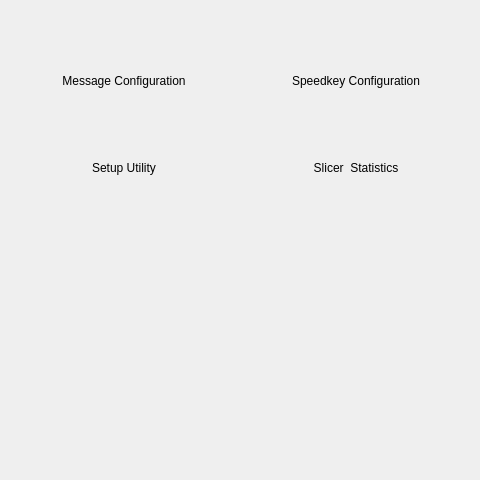
<?xml version="1.0" encoding="UTF-8"?>
<ui version="4.0">
 <class>supervisorMenu</class>
 <widget class="QDialog" name="supervisorMenu">
  <property name="geometry">
   <rect>
    <x>0</x>
    <y>0</y>
    <width>480</width>
    <height>480</height>
   </rect>
  </property>
  <property name="windowTitle">
   <string>Dialog</string>
  </property>
  <layout class="QVBoxLayout" name="verticalLayout_10">
   <item>
    <layout class="QHBoxLayout" name="horizontalLayout">
     <item>
      <layout class="QVBoxLayout" name="verticalLayout_2" stretch="0,0,0,0,0">
       <item>
        <spacer name="verticalSpacer_2">
         <property name="orientation">
          <enum>Qt::Vertical</enum>
         </property>
         <property name="sizeHint" stdset="0">
          <size>
           <width>20</width>
           <height>40</height>
          </size>
         </property>
        </spacer>
       </item>
       <item>
        <widget class="QToolButton" name="alertMsg_lbl">
         <property name="sizePolicy">
          <sizepolicy hsizetype="Minimum" vsizetype="Fixed">
           <horstretch>0</horstretch>
           <verstretch>0</verstretch>
          </sizepolicy>
         </property>
         <property name="font">
          <font>
           <pointsize>9</pointsize>
          </font>
         </property>
         <property name="focusPolicy">
          <enum>Qt::NoFocus</enum>
         </property>
         <property name="text">
          <string>Message Configuration</string>
         </property>
         <property name="icon">
          <iconset resource="resources.qrc">
           <normaloff>:/images/res/alertmessage.png</normaloff>:/images/res/alertmessage.png</iconset>
         </property>
         <property name="iconSize">
          <size>
           <width>100</width>
           <height>100</height>
          </size>
         </property>
         <property name="toolButtonStyle">
          <enum>Qt::ToolButtonTextUnderIcon</enum>
         </property>
         <property name="autoRaise">
          <bool>true</bool>
         </property>
        </widget>
       </item>
       <item>
        <spacer name="verticalSpacer_4">
         <property name="orientation">
          <enum>Qt::Vertical</enum>
         </property>
         <property name="sizeHint" stdset="0">
          <size>
           <width>20</width>
           <height>40</height>
          </size>
         </property>
        </spacer>
       </item>
       <item>
        <widget class="QToolButton" name="setupUtilityBtn">
         <property name="sizePolicy">
          <sizepolicy hsizetype="Minimum" vsizetype="Fixed">
           <horstretch>0</horstretch>
           <verstretch>0</verstretch>
          </sizepolicy>
         </property>
         <property name="font">
          <font>
           <pointsize>9</pointsize>
          </font>
         </property>
         <property name="text">
          <string>Setup Utility</string>
         </property>
         <property name="icon">
          <iconset resource="resources.qrc">
           <normaloff>:/images/res/wrench.png</normaloff>:/images/res/wrench.png</iconset>
         </property>
         <property name="iconSize">
          <size>
           <width>100</width>
           <height>100</height>
          </size>
         </property>
         <property name="toolButtonStyle">
          <enum>Qt::ToolButtonTextUnderIcon</enum>
         </property>
         <property name="autoRaise">
          <bool>true</bool>
         </property>
        </widget>
       </item>
       <item>
        <spacer name="verticalSpacer_3">
         <property name="orientation">
          <enum>Qt::Vertical</enum>
         </property>
         <property name="sizeHint" stdset="0">
          <size>
           <width>20</width>
           <height>40</height>
          </size>
         </property>
        </spacer>
       </item>
      </layout>
     </item>
     <item>
      <layout class="QVBoxLayout" name="verticalLayout_3" stretch="0,0,0,0,0">
       <item>
        <spacer name="verticalSpacer_7">
         <property name="orientation">
          <enum>Qt::Vertical</enum>
         </property>
         <property name="sizeHint" stdset="0">
          <size>
           <width>20</width>
           <height>40</height>
          </size>
         </property>
        </spacer>
       </item>
       <item>
        <widget class="QToolButton" name="speedKeySett_lbl">
         <property name="sizePolicy">
          <sizepolicy hsizetype="Minimum" vsizetype="Fixed">
           <horstretch>0</horstretch>
           <verstretch>0</verstretch>
          </sizepolicy>
         </property>
         <property name="font">
          <font>
           <pointsize>9</pointsize>
          </font>
         </property>
         <property name="focusPolicy">
          <enum>Qt::NoFocus</enum>
         </property>
         <property name="text">
          <string>Speedkey Configuration</string>
         </property>
         <property name="icon">
          <iconset resource="resources.qrc">
           <normaloff>:/images/res/weightsetting.png</normaloff>:/images/res/weightsetting.png</iconset>
         </property>
         <property name="iconSize">
          <size>
           <width>100</width>
           <height>100</height>
          </size>
         </property>
         <property name="toolButtonStyle">
          <enum>Qt::ToolButtonTextUnderIcon</enum>
         </property>
         <property name="autoRaise">
          <bool>true</bool>
         </property>
        </widget>
       </item>
       <item>
        <spacer name="verticalSpacer_9">
         <property name="orientation">
          <enum>Qt::Vertical</enum>
         </property>
         <property name="sizeHint" stdset="0">
          <size>
           <width>20</width>
           <height>40</height>
          </size>
         </property>
        </spacer>
       </item>
       <item>
        <widget class="QToolButton" name="statsButton">
         <property name="sizePolicy">
          <sizepolicy hsizetype="Minimum" vsizetype="Fixed">
           <horstretch>0</horstretch>
           <verstretch>0</verstretch>
          </sizepolicy>
         </property>
         <property name="font">
          <font>
           <pointsize>9</pointsize>
          </font>
         </property>
         <property name="text">
          <string>Slicer  Statistics</string>
         </property>
         <property name="icon">
          <iconset resource="resources.qrc">
           <normaloff>:/images/res/Status.png</normaloff>:/images/res/Status.png</iconset>
         </property>
         <property name="iconSize">
          <size>
           <width>100</width>
           <height>100</height>
          </size>
         </property>
         <property name="toolButtonStyle">
          <enum>Qt::ToolButtonTextUnderIcon</enum>
         </property>
         <property name="autoRaise">
          <bool>true</bool>
         </property>
        </widget>
       </item>
       <item>
        <spacer name="verticalSpacer_8">
         <property name="orientation">
          <enum>Qt::Vertical</enum>
         </property>
         <property name="sizeHint" stdset="0">
          <size>
           <width>20</width>
           <height>40</height>
          </size>
         </property>
        </spacer>
       </item>
      </layout>
     </item>
    </layout>
   </item>
   <item>
    <layout class="QHBoxLayout" name="horizontalLayout_3">
     <item>
      <layout class="QVBoxLayout" name="verticalLayout_27">
       <item>
        <spacer name="verticalSpacer_26">
         <property name="orientation">
          <enum>Qt::Vertical</enum>
         </property>
         <property name="sizeHint" stdset="0">
          <size>
           <width>20</width>
           <height>40</height>
          </size>
         </property>
        </spacer>
       </item>
       <item>
        <widget class="QPushButton" name="backKey">
         <property name="focusPolicy">
          <enum>Qt::NoFocus</enum>
         </property>
         <property name="text">
          <string/>
         </property>
         <property name="icon">
          <iconset resource="resources.qrc">
           <normaloff>:/images/res/back-icon.png</normaloff>:/images/res/back-icon.png</iconset>
         </property>
         <property name="iconSize">
          <size>
           <width>50</width>
           <height>50</height>
          </size>
         </property>
         <property name="autoDefault">
          <bool>false</bool>
         </property>
         <property name="flat">
          <bool>true</bool>
         </property>
        </widget>
       </item>
       <item>
        <spacer name="verticalSpacer_27">
         <property name="orientation">
          <enum>Qt::Vertical</enum>
         </property>
         <property name="sizeHint" stdset="0">
          <size>
           <width>20</width>
           <height>40</height>
          </size>
         </property>
        </spacer>
       </item>
      </layout>
     </item>
     <item>
      <layout class="QVBoxLayout" name="verticalLayout_30">
       <item>
        <spacer name="verticalSpacer_31">
         <property name="orientation">
          <enum>Qt::Vertical</enum>
         </property>
         <property name="sizeHint" stdset="0">
          <size>
           <width>20</width>
           <height>40</height>
          </size>
         </property>
        </spacer>
       </item>
       <item>
        <widget class="QPushButton" name="homeKey">
         <property name="focusPolicy">
          <enum>Qt::NoFocus</enum>
         </property>
         <property name="text">
          <string/>
         </property>
         <property name="icon">
          <iconset resource="resources.qrc">
           <normaloff>:/images/res/home3.png</normaloff>:/images/res/home3.png</iconset>
         </property>
         <property name="iconSize">
          <size>
           <width>50</width>
           <height>50</height>
          </size>
         </property>
         <property name="autoDefault">
          <bool>false</bool>
         </property>
         <property name="flat">
          <bool>true</bool>
         </property>
        </widget>
       </item>
       <item>
        <spacer name="verticalSpacer_32">
         <property name="orientation">
          <enum>Qt::Vertical</enum>
         </property>
         <property name="sizeHint" stdset="0">
          <size>
           <width>20</width>
           <height>40</height>
          </size>
         </property>
        </spacer>
       </item>
      </layout>
     </item>
    </layout>
   </item>
  </layout>
 </widget>
 <resources>
  <include location="resources.qrc"/>
 </resources>
 <connections/>
</ui>
